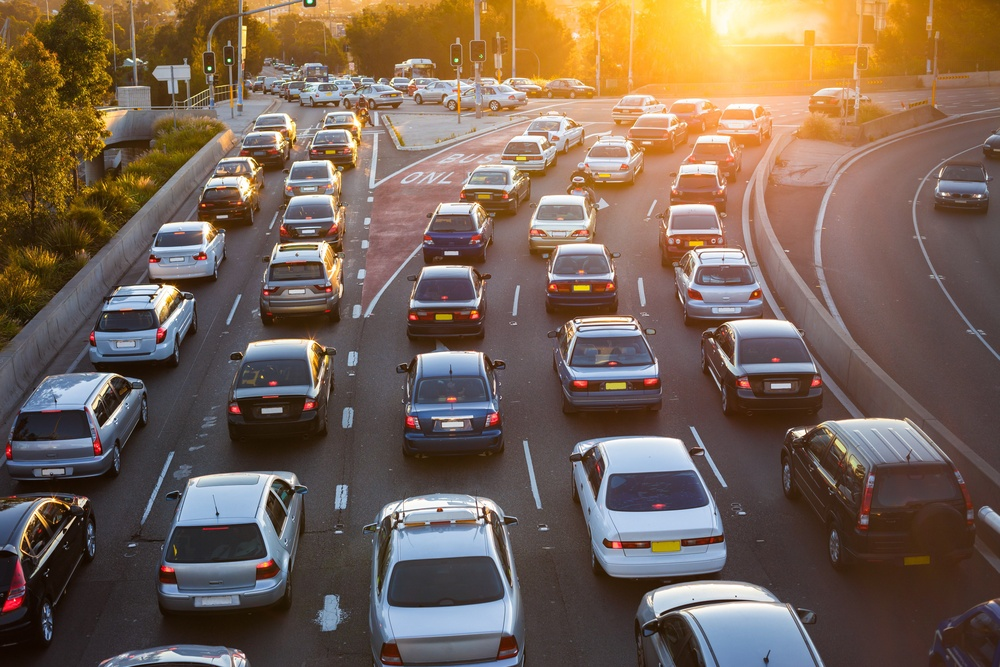
#> input picture computer_vision/cars001.jpg, 1000 x 667 px, shrunk from 5616 x 3744 before the run
$ python blur.py
#> lines starting #> are read from the running program, lines starting #| are printed output that depends on the picture
import cv2

img = cv2.imread("cars001.jpg")
#> img is the input picture: shape (667, 1000, 3); mean B, G, R 85.2, 99.4, 119.1

imgGray = cv2.cvtColor(img, cv2.COLOR_BGR2GRAY)
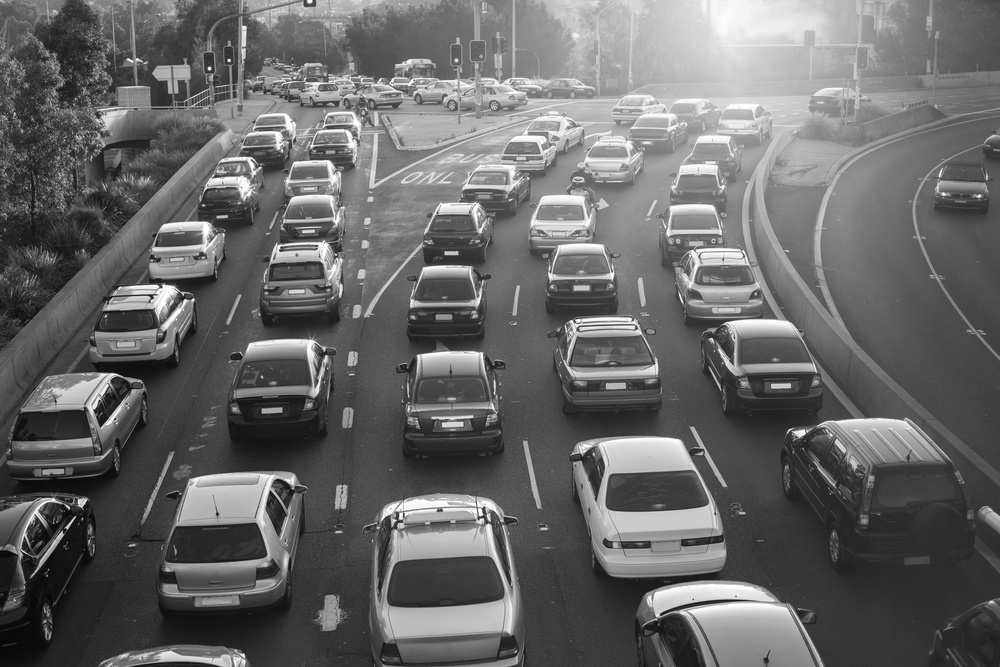
#> imgGray: shape (667, 1000); min 4, max 255, mean 103.7

imgBlur = cv2.GaussianBlur(img, (15, 15), 0)
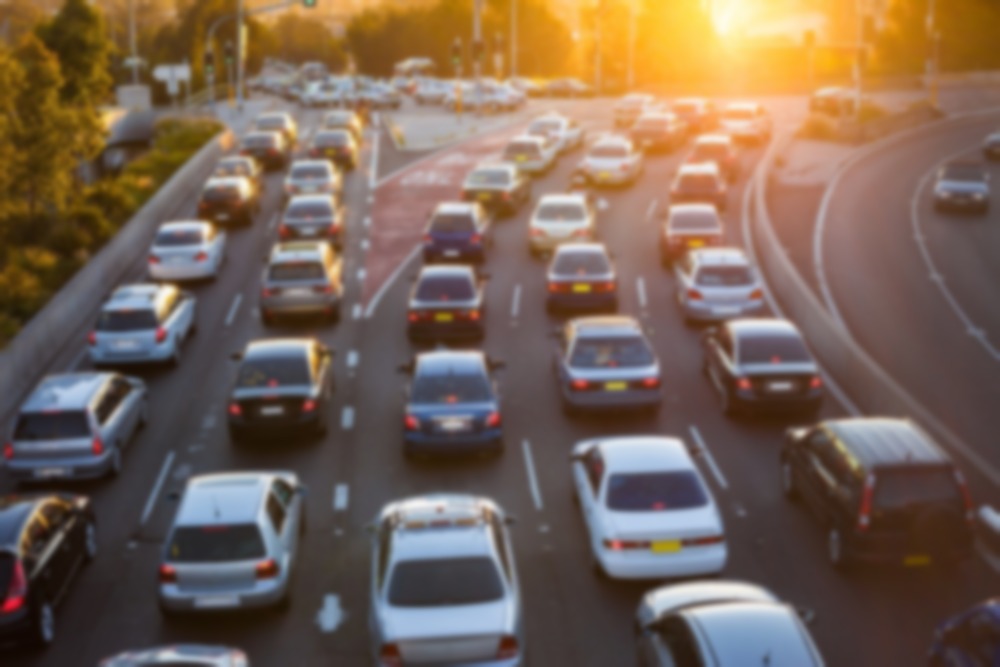
#> imgBlur: shape (667, 1000, 3); mean B, G, R 85.2, 99.4, 119.1

cv2.imshow("Image", img)
cv2.imshow("Image Blur", imgBlur)

cv2.waitKey(0)
